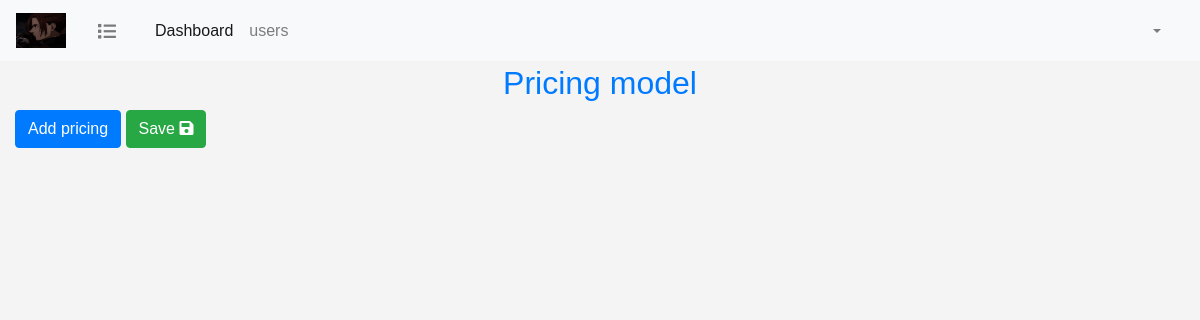
/pricing/index.php, run on an earlier commit of the app's database.
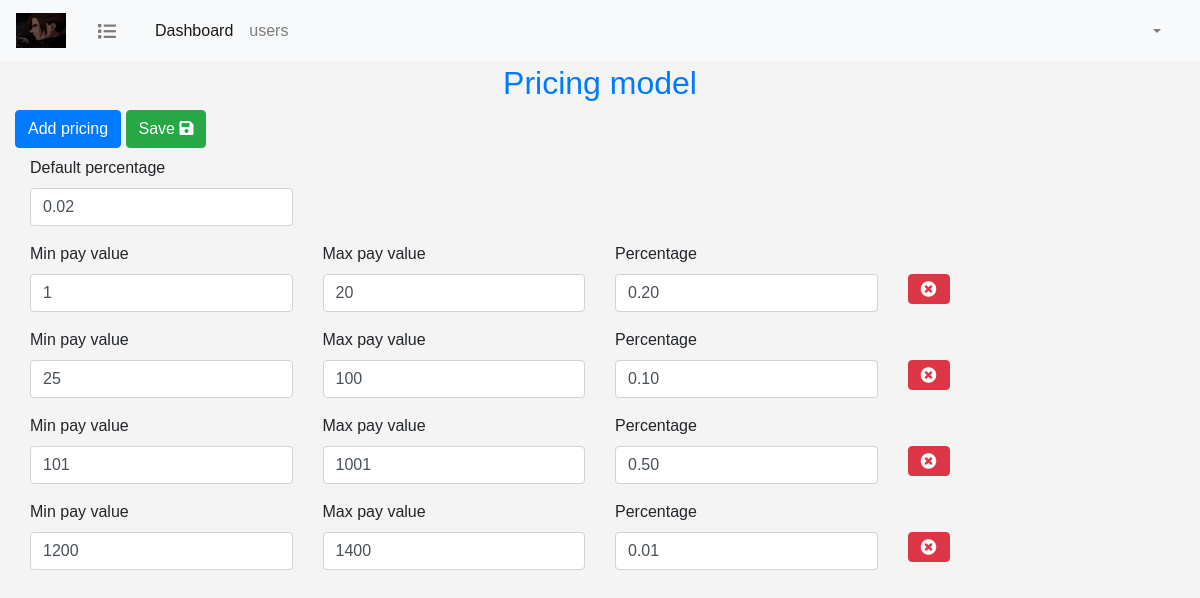
And on a later commit of the database.
### tables this page shows
CREATE TABLE IF NOT EXISTS `pricing_model` (
  `pricing_id` int(11) NOT NULL AUTO_INCREMENT,
  `min_pay_value` int(5) NOT NULL,
  `max_pay_value` int(5) NOT NULL,
  `pricing_value` decimal(2,2) NOT NULL,
  PRIMARY KEY (`pricing_id`)
);

### pricing/index.php (the view, shortened to what this page needs)
<?php
include('../db_connect.php');
$query = "SELECT * FROM pricing_model ORDER by min_pay_value";
$statement = $con->prepare($query);
$statement->execute();
$pricing_model = $statement->fetchAll(PDO::FETCH_ASSOC);
?>
<html>
<head>
    <?php include "../include/header.php";?>
    <link rel="stylesheet" href="pricing.css">
</head>
<body>
<?php include "../include/navbar.php"?>
<div class="container-fluid pt-5">
    <h2 class="text-primary text-center mt-3">Pricing model</h2>
    <a href="javascript:;" class="btn btn-primary mb-2  add-pricing">Add pricing</a>
    <button class="btn btn-success save-btn mb-2">Save <i class="fa fa-save"></i></button>
    <div class="pricing-container">
    <?php
    foreach ($pricing_model as $pricing){?>
        <div class="row pricing-row">
            <div class="col-md-3 <?=$pricing['min_pay_value'] == 0 ? 'd-none': ''?>">
                <div class="form-group">
                    <label>Min pay value</label>
                    <input type="number" class="form-control min-value" value="<?=$pricing['min_pay_value']?>">
                </div>
            </div>
            <div class="col-md-3  <?=$pricing['max_pay_value'] == 0 ? 'd-none': ''?>">
                <div class="form-group">
                    <label>Max pay value</label>
                    <input type="number" class="form-control max-value" value="<?=$pricing['max_pay_value']?>">
                </div>
            </div>
            <div class="col-md-3">
                <div class="form-group">
                    <label><?=$pricing['min_pay_value'] == 0 ? 'Default percentage': 'Percentage'?></label>
                    <input type="number" class="form-control percentage" value="<?=$pricing['pricing_value']?>">
                </div>
            </div>
            <div class="col-md-3 <?=$pricing['min_pay_value'] == 0 ? 'd-none': ''?>">
                <button class="btn btn-danger delete-btn"><i class="fa fa-times-circle"></i></button>
            </div>
        </div>
    <?php }?>
</div>
</div>
</body>
</html>

What changed in the data, as far as the page shows it:
added pricing_model: min_pay_value "Default percentage", pricing_value "0.02"
added pricing_model: min_pay_value "1", max_pay_value "20", shows "Percentage", pricing_value "0.20"
added pricing_model: min_pay_value "25", max_pay_value "100", shows "Percentage", pricing_value "0.10"
added pricing_model: min_pay_value "101", max_pay_value "1001", shows "Percentage", pricing_value "0.50"
added pricing_model: min_pay_value "1200", max_pay_value "1400", shows "Percentage", pricing_value "0.01"
